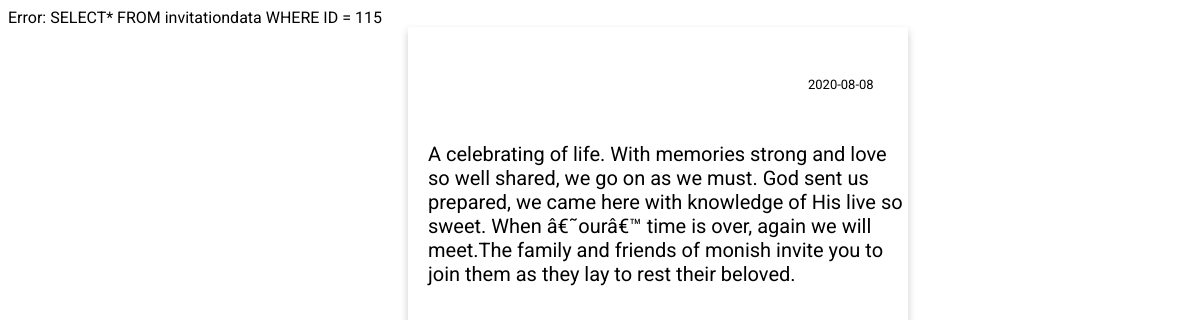
The page /displayinvitation.php?ID=115 on the database its author committed.
### tables this page shows
CREATE TABLE `invitationdata` (
  `ID` int(11) NOT NULL,
  `UID` int(11) NOT NULL,
  `Title` text NOT NULL,
  `HeaderContent` mediumtext NOT NULL,
  `FooterContent` mediumtext NOT NULL,
  `Bodycontent` longtext NOT NULL,
  `Date` date NOT NULL,
  `Fstyle` varchar(255) NOT NULL,
  `Color` varchar(255) NOT NULL,
  `DDate` date NOT NULL
);

### displayinvitation.php (the view, shortened to what this page needs)
<?php
$cleardb_url      = parse_url(getenv("CLEARDB_IVORY_URL"));
$cleardb_server   = $cleardb_url["host"];
$cleardb_username = $cleardb_url["user"];
$cleardb_password = $cleardb_url["pass"];
$cleardb_db       = substr($cleardb_url["path"],1);
  $conn= mysqli_connect("$cleardb_server","$cleardb_username","$cleardb_password","$cleardb_db");
if(isset($_GET["ID"]))
{
	$IDi=mysqli_real_escape_string($conn,$_GET["ID"]);
	$IDa=$IDi;
	$queryi2= " SELECT*  FROM invitationdata WHERE ID = $IDa ";
	$result1=mysqli_query($conn,$queryi2);
	$contents=mysqli_fetch_assoc($result1);
if ($conn->query($queryi2) === TRUE) {
 echo "finr";
} else {
  echo "Error: " . $queryi2 . "<br>" . $conn->error;
}
}
 ?>
 <!DOCTYPE html>
<html>
<head>
</head>
	<body class="<?php if ($contents["Fstyle"] == "Roboto") echo 'f2';else if($contents["Fstyle"] =="Playfair Display") echo "f3"; else if(
	$contents["Fstyle"] =="Merriweather") echo "f1";
else if($contents["Fstyle"] =="Architects Daughter") echo "f4";
  ?>">
<?php
class Content {
  function Content($a,$b,$c,$d) {
    $this->body= $b;
    $this->date= $d;
}
}
$c1 = new Content($contents["HeaderContent"],$contents["Bodycontent"],$contents["FooterContent"],$contents["Date"]);
$u1="url(https://image.freepik.com/free-vector/happy-birthday-background-with-illustration-blue-birthday-hat-blue-sea_159711-103.jpg)";
$u2="url(https://wallpapercave.com/wp/wp2840650.png)";
$u3="url(https://wallpaperaccess.com/full/1439012.jpg)";
$t=$contents['TYPE'];
?>
<div class="card" style="background: <?php if($t==1) echo "$u1"; elseif($t==2) echo "$u2";elseif ($t==3) echo "$u3";
else echo $contents["Color"];?> ">
<div class="datec">
<?php echo $c1->date ?>
</div>
<div class ="bodyc">
<?php echo $c1->body ?>
</div>
<div class="footerc">
</div>
</div>
</body>
</html>

### displayinvitation.php (style rules this page uses)
.card { box-shadow: 0 4px 8px 0 rgba(0,0,0,0.2); height:600px; width:500px; margin-left: 400px; }
.datec { padding-top: 50px; padding-left: 400px; font-size: 13px; }
.bodyc { padding-top: 50px; padding-left: 20px; font-size: 20px; }
.footerc { padding-top: 50px; padding-left: 200px; font-size: 15px; }
.f2 { font-family: 'Roboto', sans-serif; }

### rows shown on the page
invitationdata: Date "2020-08-08", Bodycontent "A celebrating of life. With memories strong and love so well shared, we go on as we must. God sent us prepared, we came here with knowledge of His live so sweet. When â€˜ourâ€™ time is over, again we will meet.The family and friends of monish invite you to join them as they lay to rest their beloved."

### other values the page prints
$queryi2 "SELECT* FROM invitationdata WHERE ID = 115"
